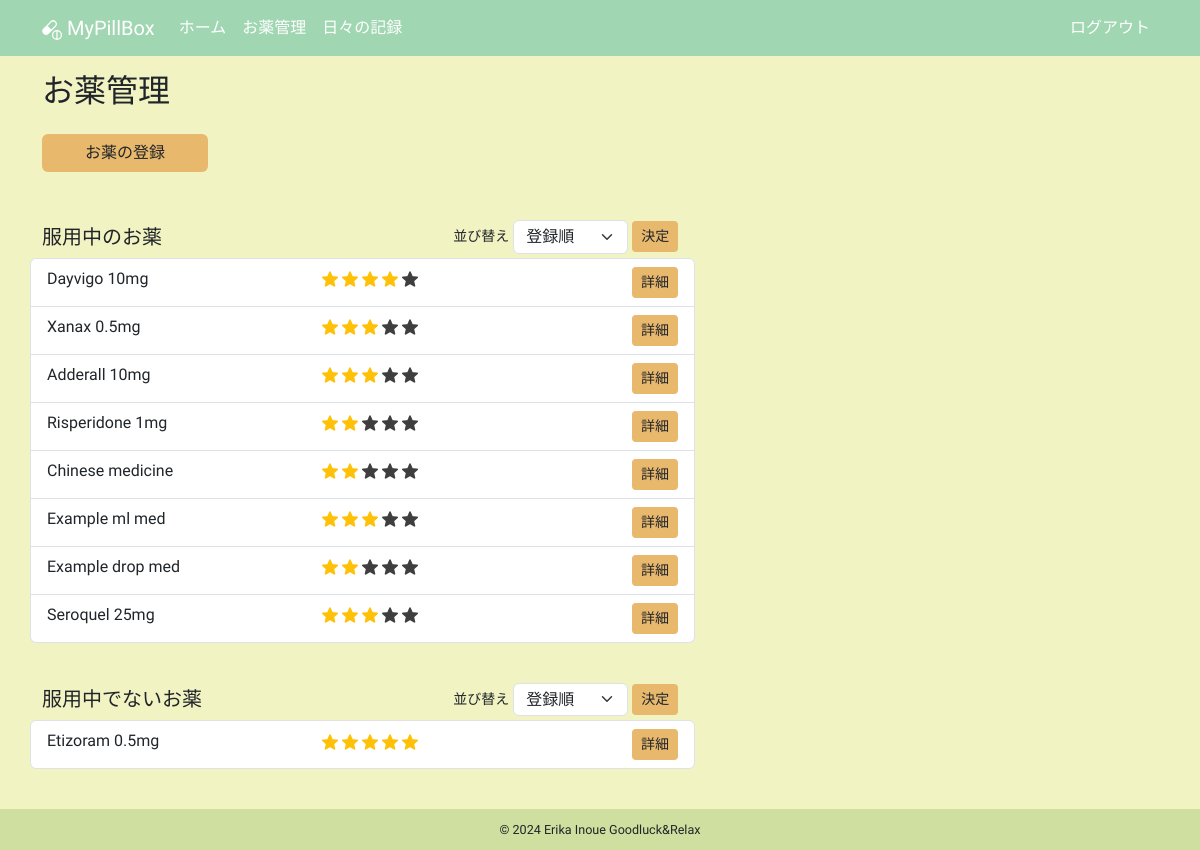
/meds/medicines (signed in), run on the app's committed database.
### app/models.py (models this page shows, shortened)
class Medicine(db.Model):
    __tablename__ = "medicines"
    id: so.Mapped[int] = so.mapped_column(primary_key=True)
    name: so.Mapped[str] = so.mapped_column(sa.String(100))
    taking_start_date: so.Mapped[datetime.date] = so.mapped_column(sa.Date)
    dose_per_day: so.Mapped[Optional[float]]
    taking_timing: so.Mapped[Optional[str]] = so.mapped_column(sa.String(100))
    memo: so.Mapped[Optional[str]] = so.mapped_column(sa.Text)
    rating: so.Mapped[Optional[int]] = so.mapped_column(default=0)
    is_active: so.Mapped[bool] = so.mapped_column(sa.Boolean)
    taking_unit: so.Mapped[str] = so.mapped_column(sa.String(10))
    user_id: so.Mapped[int] = so.mapped_column(sa.ForeignKey(User.id))
    user: so.Mapped[User] = so.relationship(back_populates="medicines")
    daily_log_details: so.Mapped[list["DailyLogDetail"]] = so.relationship(
        cascade="all, delete-orphan", back_populates="medicine"
    )

### app/meds/routes.py (the view)
@bp.route("/medicines", methods=["GET"])
@login_required
def medicines():
    title = _("お薬管理")
    form = MedicineSortForm()
    form.active_sort.data = request.args.get("active_sort", "registerorder")
    form.not_active_sort.data = request.args.get("not_active_sort", "registerorder")
    active_order_by = (
        Medicine.rating.desc()
        if form.active_sort.data == "ratingorder"
        else Medicine.id
    )
    not_active_order_by = (
        Medicine.rating.desc()
        if form.not_active_sort.data == "ratingorder"
        else Medicine.id
    )
    active_query = (
        sa.select(Medicine)
        .join(Medicine.user)
        .where(Medicine.user == current_user, Medicine.is_active == True)
        .order_by(active_order_by)
    )
    active_medicines = db.session.scalars(active_query).all()
    not_active_query = (
        sa.select(Medicine)
        .join(Medicine.user)
        .where(Medicine.user == current_user, Medicine.is_active == False)
        .order_by(not_active_order_by)
    )
    not_active_medicines = db.session.scalars(not_active_query).all()
    return render_template(
        "meds/medicines.html",
        active_medicines=active_medicines,
        not_active_medicines=not_active_medicines,
        form=form,
        title=title,
    )

### app/meds/forms.py
class MedicineSortForm(FlaskForm):
    active_sort = SelectField(
        _l("並び替え"),
        choices=[("registerorder", _l("登録順")), ("ratingorder", _l("星評価順"))],
    )
    not_active_sort = SelectField(
        _l("並び替え"),
        choices=[("registerorder", _l("登録順")), ("ratingorder", _l("星評価順"))],
    )

### app/__init__.py (called while the page is built)
def get_locale():
    return request.accept_languages.best_match(current_app.config["LANGUAGES"])

### app/main/routes.py (called while the page is built)
@bp.before_app_request
def before_request():
    g.locale = str(get_locale())

### app/models.py (called while the page is built)
@login.user_loader
def load_user(id):
    return db.session.get(User, int(id))

### app/templates/meds/medicines.html (shortened to what this page needs)
{% extends "base.html" %}
{% block content %}
  <h2 class="mb-4">{{ _("お薬管理") }}</h2>
  <div class="row">
    <div class="col-5 col-lg-2 mb-5">
      <a href="{{ url_for('meds.create_medicine') }}"
         class="btn btn-custom w-100">{{ _("お薬の登録") }}</a>
    </div>
  </div>
  <div class="row">
    <div class="col-12 col-lg-7 mb-3">
      <div class="mb-1 d-flex justify-content-between align-items-center">
        <h5 class="mb-0">{{ _("服用中のお薬") }}</h5>
        {% if active_medicines %}
          <form action="{{ url_for('meds.medicines') }}"
                method="get"
                class="d-flex align-items-center"
                novalidate>
            <small class="me-1">{{ form.active_sort.label(class="text-nowrap sort-label") }}</small>
            {{ form.active_sort(class="form-select sort-select") }}
            <input type="submit"
                   class="btn btn-custom btn-sm ms-1 sort-submit"
                   value="{{ _('決定') }}">
          </form>
        {% endif %}
      </div>
      {% if not active_medicines %}
        <small class="text-secondary">{{ _("服用中のお薬はありません") }}</small>
      {% else %}
        <ul class="list-group mb-4">
          {% for medicine in active_medicines %}
            <li class="list-group-item row d-flex">
              <p class="m-0 ps-0 col-5">{{ medicine.name }}</p>
              <p class="m-0 col-5">
                {% for i in range(0, medicine.rating) %}
                  <img src="{{ url_for('static', filename='images/star_on.png') }}"
                       class="star-display rating-checked"
                       alt="star">
                {% endfor %}
                {% if medicine.rating < 5 %}
                  {% for i in range(medicine.rating, 5) %}
                    <img src="{{ url_for('static', filename='images/star_on.png') }}"
                         class="star-display"
                         alt="star">
                  {% endfor %}
                {% endif %}
              </p>
              <div class="col-2 text-end p-0">
                <a id="medicine-detail-link-{{ medicine.id }}"
                   href="{{ url_for('meds.medicine_detail', medicine_id=medicine.id) }}"
                   class="btn btn-custom btn-sm">{{ _("詳細") }}</a>
              </div>
            </li>
          {% endfor %}
        </ul>
      {% endif %}
    </div>
  </div>
  <div class="row">
    <div class="col-12 col-lg-7 mb-3">
      <div class="mb-1 d-flex justify-content-between align-items-center">
        <h5 class="mb-0">{{ _("服用中でないお薬") }}</h5>
        {% if not_active_medicines %}
          <form action="{{ url_for('meds.medicines') }}"
                method="get"
                class="d-flex align-items-center"
                novalidate>
            <small class="me-1">{{ form.not_active_sort.label(class="text-nowrap sort-label") }}</small>
            {{ form.not_active_sort(class="form-select sort-select") }}
            <input type="submit"
                   class="btn btn-custom btn-sm ms-1 sort-submit"
                   value="{{ _('決定') }}">
          </form>
        {% endif %}
      </div>
      {% if not not_active_medicines %}
        <small class="text-secondary">{{ _("服用中でないお薬はありません") }}</small>
      {% else %}
        <ul class="list-group mb-4">
          {% for medicine in not_active_medicines %}
            <li class="list-group-item row d-flex">
              <p class="m-0 ps-0 col-5">{{ medicine.name }}</p>
              <p class="m-0 col-5">
                {% for i in range(0, medicine.rating) %}
                  <img src="{{ url_for('static', filename='images/star_on.png') }}"
                       class="star-display rating-checked"
                       alt="star">
                {% endfor %}
              </p>
              <div class="col-2 text-end p-0">
                <a id="medicine-detail-link-{{ medicine.id }}"
                   href="{{ url_for('meds.medicine_detail', medicine_id=medicine.id) }}"
                   class="btn btn-custom btn-sm">{{ _("詳細") }}</a>
              </div>
            </li>
          {% endfor %}
        </ul>
      {% endif %}
    </div>
  </div>
{% endblock content %}

### app/static/css/base.css (style rules this page uses)
html, body { height: 100%; }
body { background-color: #F1F3C2; font-family: "Zen Maru Gothic", sans-serif; font-weight: 500; font-style: normal; display: flex; flex-direction: column; }
.btn-custom { background-color: #E8B86D; font-weight: 500; }
.rating-checked { filter: none!important; }
.star-display { width: 1em; height: 1em; filter: invert(99%) sepia(1%) saturate(0%) hue-rotate(161deg) brightness(101%) contrast(104%); }
.sort-select { line-height: 1.2!important; }
.sort-submit { margin-right: .30rem; }

### data on the page
Medicine: name "Dayvigo 10mg"
Medicine: name "Xanax 0.5mg"
Medicine: name "Adderall 10mg"
Medicine: name "Risperidone 1mg"
Medicine: name "Chinese medicine"
Medicine: name "Example ml med"
Medicine: name "Example drop med"
Medicine: name "Seroquel 25mg"
Medicine: name "Etizoram 0.5mg"
